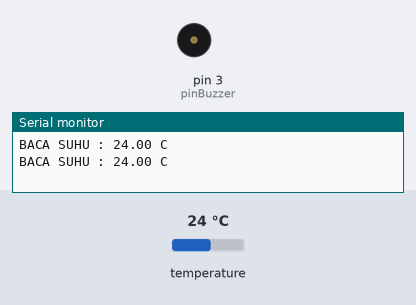
Recording of a sketch running on a simulated Arduino Uno, built with avr-gcc and run on an emulated ATmega328P. Shown: buzzer (waves = sounding, pin HIGH), the last lines printed to the serial monitor. The inputs (shaded band) are chosen by the test bench; at power-on: temperature 24 °C.

Above: at 2.3 s.
2.4 s: temperature set to 30.2 °C
4.2 s: temperature set to 31.5 °C
At 4.65 s:
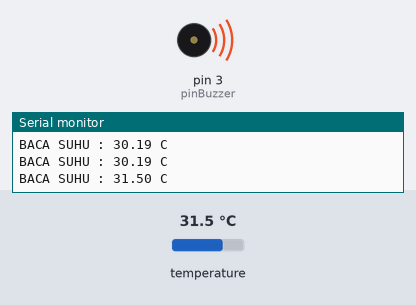
7.8 s: temperature set to 12 °C
At 8.8 s:
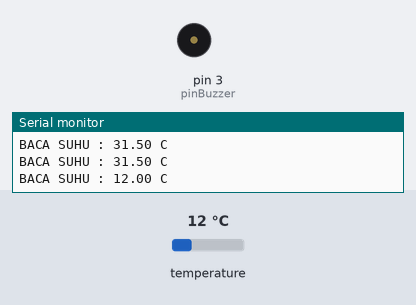
9.3 s: temperature set to 33 °C
At 10.4 s:
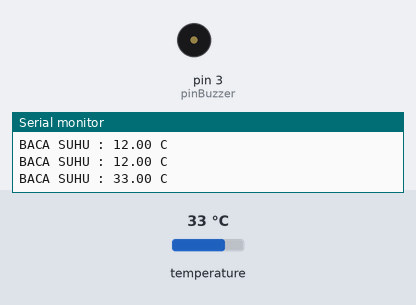
Timing chart, 0 to 13.9 s (numbered marks = the images above; inputs shaded):
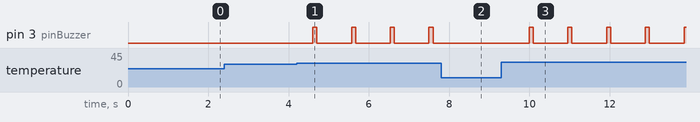

Measured:
- the behaviour switches between 31 and 31.1 °C on temperature (found by bisection; images 0 and 1)
- after the input at 4.2 s, pin 3 (pinBuzzer): alternates HIGH for 0.10 s and LOW for 0.86 s, starting after 0.40 s
- after the input at 7.8 s, pin 3 (pinBuzzer): stays LOW (without the input it goes to HIGH after 0.66 s)
- after the input at 9.3 s, pin 3 (pinBuzzer): alternates HIGH for 0.10 s and LOW for 0.86 s, starting after 0.69 s

The sketch:

5_Sensor_Dallas_Temperature.ino
```cpp
//LIBRARY ONEWIRE DAN DALASTEMPERATURE
#include<OneWire.h>
#include<DallasTemperature.h>

//INISIALISASI VARIABLE
int sensorSuhu=2;
int pinBuzzer=3;

//MANGGIL LIBRARAY
OneWire oneWire(sensorSuhu);
DallasTemperature sensors(&oneWire);

void setup() {
  //MENENTUKAN FUNGSIONALITAS DARI FIN PADA MICROCONTROLLER
  Serial.begin(9600);
  pinMode(pinBuzzer, OUTPUT);
  sensors.begin(); //MEMANGGIL FUNGSI


}

void loop() {
  //BACA DATA / SENSOR
  sensors.requestTemperatures();
  float bacaSuhu = sensors.getTempCByIndex(0); //MEMBACA DATA DI INDEX 0 PADA ONE WIRE

  //PRINT TO SERIAL
  Serial.print("BACA SUHU : ");
  Serial.print(bacaSuhu);
  Serial.print(" C ");
  Serial.println();

  //LOGIKA
  if(bacaSuhu >31){
    digitalWrite(pinBuzzer, HIGH);
    delay(100);
    digitalWrite(pinBuzzer, LOW);
    delay(100);
  }

}
```
